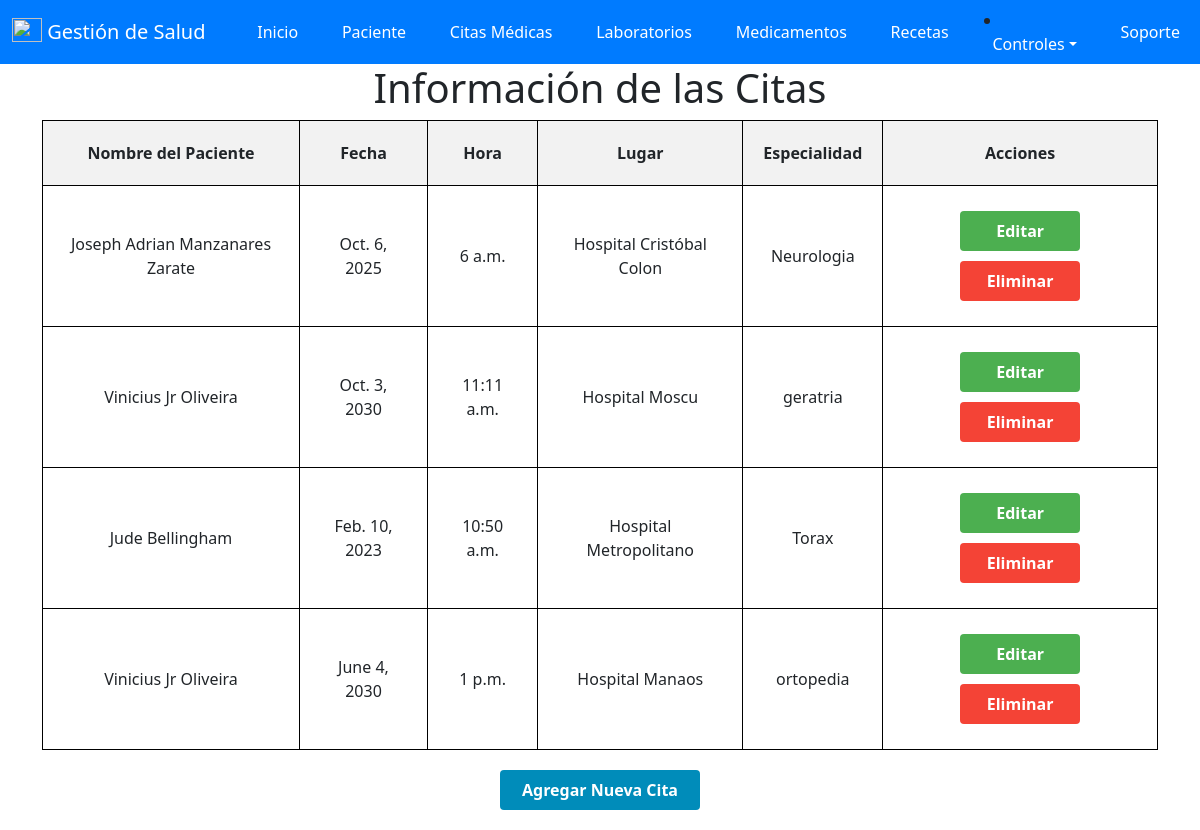
The page /citas/ (signed in) on the database as committed earlier.
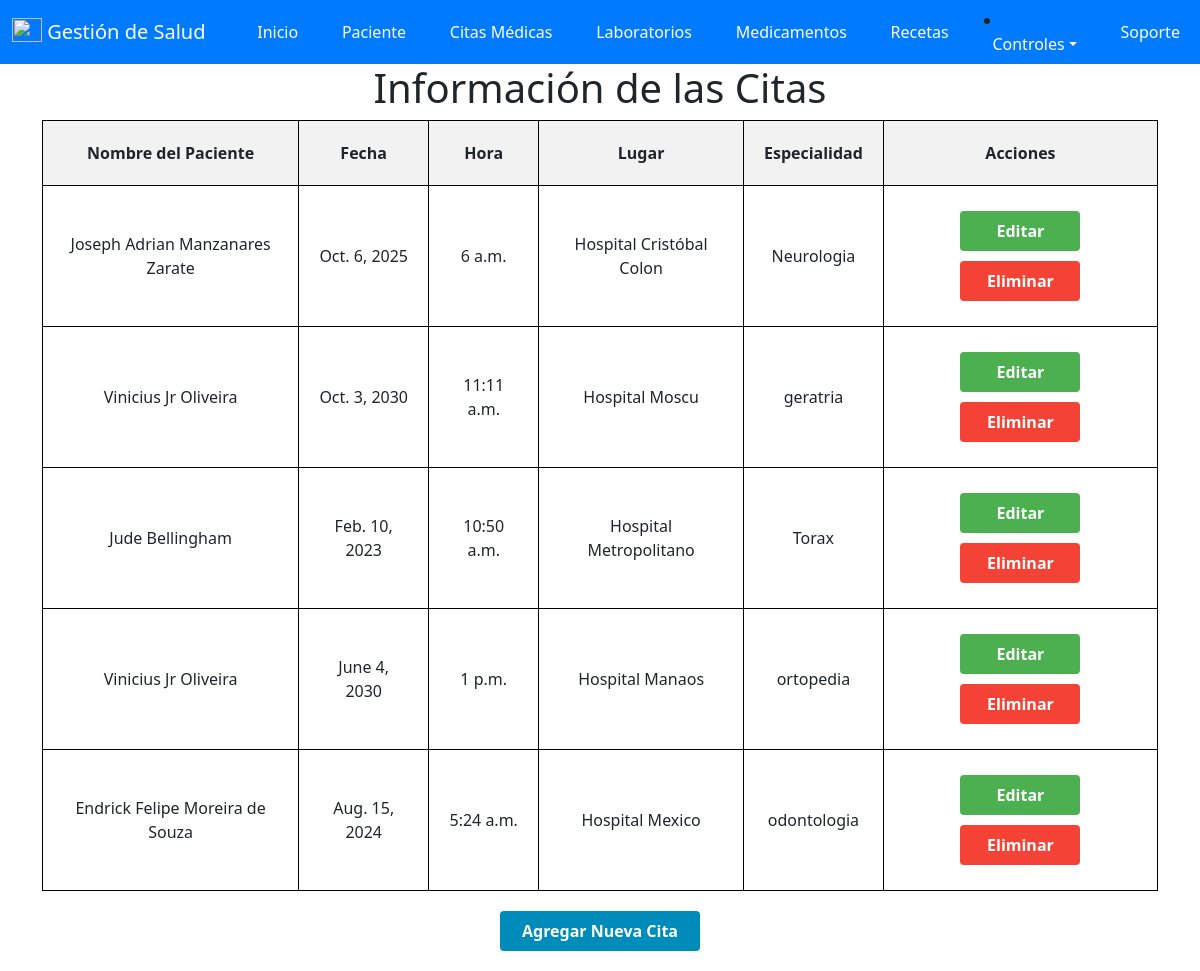
The same page on the database as committed later.
### salud/models.py (models this page shows, shortened)
class cita(models.Model):
    id_Cita = models.AutoField(primary_key=True , verbose_name='ID_Cita')
    id_paciente = models.ForeignKey(paciente, on_delete=models.CASCADE)
    fecha = models.DateField(null=False, verbose_name='Fecha')
    hora = models.TimeField(null=False, verbose_name='Hora')
    lugar = models.CharField(max_length=200, verbose_name='Lugar')
    especialidad = models.CharField(max_length=50, verbose_name='Especialidad')
    id_usuario = models.ForeignKey(User, on_delete=models.CASCADE)

class paciente(models.Model):
    id_paciente = models.AutoField(primary_key=True , verbose_name='ID_Paciente')
    cedula = models.IntegerField(null=True,verbose_name='Cedula')
    nombre = models.CharField(max_length=50, verbose_name='Nombre')
    apellido = models.CharField(max_length=50, verbose_name='Apellido')
    sexo = models.CharField(max_length=20, verbose_name='Sexo')
    fecha_Nacimiento = models.DateField(null=True, verbose_name='Fecha de Nacimiento')
    edad = models.IntegerField ( verbose_name='Edad')
    direccion = models.CharField(max_length=50, verbose_name='Direccion')
    telefono = models.IntegerField( verbose_name='Telefono')
    email = models.EmailField( verbose_name='Email')
    id_usuario = models.ForeignKey(User, on_delete=models.CASCADE)

### salud/views.py (the view)
# urls.py: path('citas/', views.citas, name='citas'),
@login_required(login_url='/accounts/login/')
def citas(request):
    citas = cita.objects.filter(id_usuario=request.user)
    context = {
        'citas': citas
    }
    return render(request, 'Programar/citas.html', context)

### salud/templates/Programar/citas.html (shortened to what this page needs)
{% extends "base.html" %}
{% block contenido %}
<!DOCTYPE html>
<html>
<head>
</head>
<body>
    <h1>Información de las Citas</h1>
    <form method="post" action="{% url 'citas' %}">
        <table>
            <thead>
                <tr>
                    <th>Nombre del Paciente</th>
                    <th>Fecha</th>
                    <th>Hora</th>
                    <th>Lugar</th>
                    <th>Especialidad</th>
                    <th>Acciones</th>
                </tr>
            </thead>
            <tbody>
                {% for cita in citas %}
                <tr>
                    <td>{{ cita.id_paciente.nombre }} {{ cita.id_paciente.apellido }}</td>
                    <td>{{ cita.fecha }}</td>
                    <td>{{ cita.hora }}</td>
                    <td>{{ cita.lugar }}</td>
                    <td>{{ cita.especialidad }}</td>
                    <td>
                        <a href="{% url 'editar_cita' cita.id_Cita %}" class="button edit-button">Editar</a>
                        <a href="{% url 'eliminar_cita' cita.id_Cita %}" class="button delete-button" onclick="return confirm('¿Estás seguro de que deseas eliminar esta cita?');">Eliminar</a>
                    </td>
                </tr>
                {% empty %}
                <tr>
                    <td colspan="6">No hay citas disponibles.</td>
                </tr>
                {% endfor %}
            </tbody>
        </table>
        <a href="{% url 'agregar_cita' %}" class="button add-button">Agregar Nueva Cita</a>
    </form>
</body>
</html>
{% endblock %}

Rows that differ between the two databases and show on the page:
added cita: id_paciente.nombre "Endrick Felipe", id_paciente.apellido "Moreira de Souza", fecha "Aug. 15, 2024", hora "5:24 a.m.", lugar "Hospital Mexico", especialidad "odontologia"
